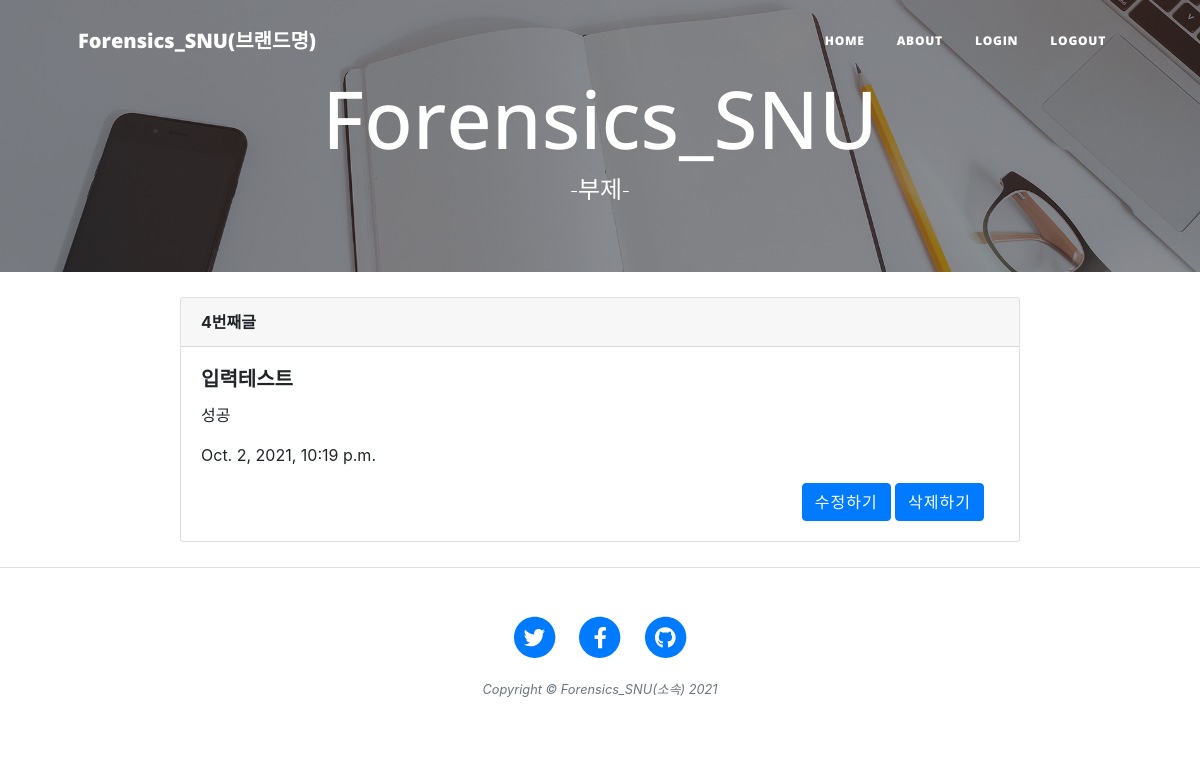
The page /detail/4 on the database its author committed.
### main/models.py (models this page shows)
class Write(models.Model):
    title = models.CharField(max_length=20) #제목최대길이 20자
    contents = models.TextField(max_length=500) #내용최대길이 500자
    created_at = models.DateTimeField(auto_now=True)

### main/views.py (the view)
# urls.py: path('detail/<int:write_id>', views.detail, name="detail"),
def detail(request, write_id):
    my_write = get_object_or_404(Write, id=write_id)#없는 페이지에 대해 404에러
    return render(
        request,
        'detail.html',
        {'my_write':my_write}
    )

### main/templates/detail.html (shortened to what this page needs)
{% extends 'base.html' %}
{% block main_area %}
<div style="padding-bottom: 25px; width: 70%; margin:0 auto">
    <div class="card" >
        <div class="card-header">
            <b>{{my_write.id}}번째글</b>
        </div>
        <div class="card-body">
            <h5 class="card-title"><b>{{my_write.title}}</b></h5>
            <p class="card-text">{{my_write.contents}}</p>
            <p class="card-text">{{my_write.created_at}}</p>
        <div class="container" align="right">
            <a class="btn btn-primary" role="button" href="{% url 'update' my_write.id %}">
                수정하기
            </a>
            <a class="btn btn-primary" role="button" href="{% url 'delete' my_write.id %}">
                삭제하기
            </a>
        </div>
        </div>
  </div>
</div>
{% endblock %}

### rows shown on the page
Write: id "4", title "입력테스트", contents "성공", created_at "Oct. 2, 2021, 10:19 p.m."
